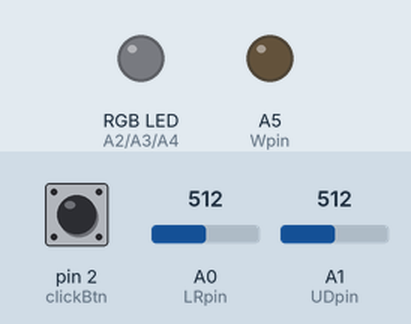
Bench run of a sketch on a simulated Arduino Uno, built with avr-gcc and run on an emulated ATmega328P. On the bench: an RGB LED mixed from three pins (HIGH = lit), output pins drawn as LEDs (lit = HIGH). The inputs (shaded band) are chosen by the test bench; at power-on: pin 2 (clickBtn) HIGH, A0 (LRpin) = 512, A1 (UDpin) = 512. Dim RGB values are drawn brighter than linear.

Above: at 1.2 s.
1.3 s: pin 2 (clickBtn) pulled LOW for 0.15 s
At 1.47 s:
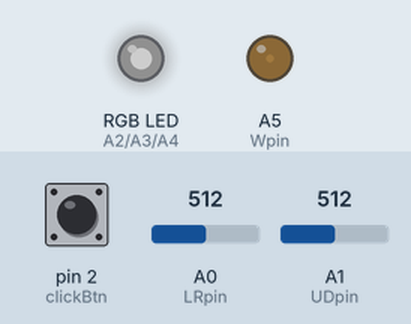
3.0 s: A0 (LRpin) set to 754
4.5 s: A0 (LRpin) set to 780
At 5.4 s:
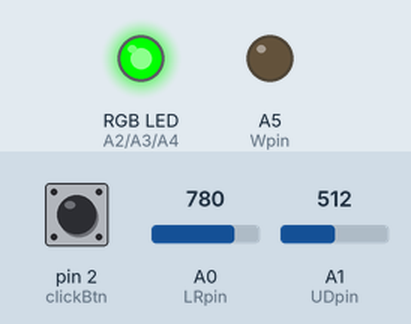
6.0 s: A1 (UDpin) set to 761
7.5 s: A1 (UDpin) set to 775
At 8.7 s:
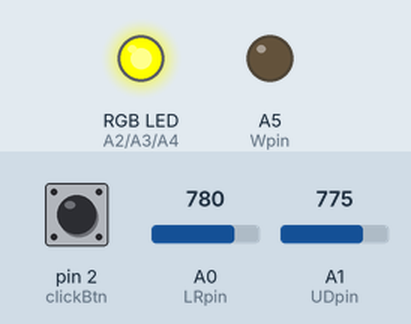
9.0 s: pin 2 (clickBtn) pulled LOW for 1 s
At 9.8 s:
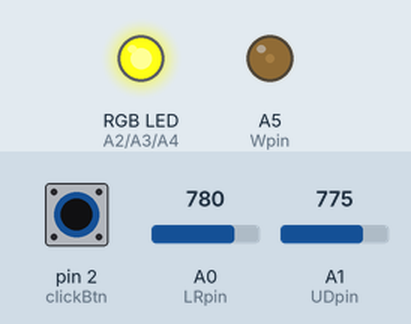
Timing chart, 0 to 12.0 s (numbered marks = the images above; inputs shaded):
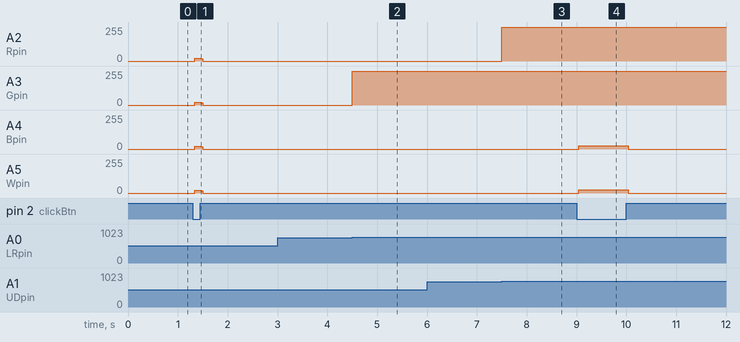

Measured:
- the behaviour switches between 768 and 769 on A0 (LRpin) (found by bisection; images 1 and 2)
- the behaviour switches between 768 and 769 on A1 (UDpin) (found by bisection; images 2 and 3)
- after the input at 1.3 s, A2 (Rpin), A3 (Gpin), A4 (Bpin), A5 (Wpin): 0/255 → 22/255 at once, → 0/255 0.12 s later
- after the input at 3.0 s, every drawn part: stays the same
- after the input at 4.5 s, A3 (Gpin): 0/255 → 255/255 at once
- after the input at 6.0 s, every drawn part: stays the same
- after the input at 7.5 s, A2 (Rpin): 0/255 → 255/255 at once
- after the input at 9.0 s, A4 (Bpin): 0/255 → 23/255 at once, → 0/255 1.0 s later; A5 (Wpin): 0/255 → 24/255 at once, → 0/255 1.0 s later

The sketch:

Joystick.ino
```cpp
const int LRpin = A0;
const int UDpin = A1;

const int clickBtn = 2;
const int Rpin = A2;
const int Gpin = A3;
const int Bpin = A4;
const int Wpin = A5;

// variables for analog readings
int LR;
int UD;
int LR_neutral;
int UD_neutral;

//led bright values via joystick potentiometer
int B, R, G, W;

void setup() {
  // put your setup code here, to run once :
  // Initialize serial communication;
  pinMode(clickBtn, INPUT_PULLUP);
  Serial.begin(9600);
  LR_neutral = analogRead(LRpin);
  UD_neutral = analogRead(UDpin);
}

void loop() {
  // put your main code here, to run repeatedly :
  // read analog pins
  LR = analogRead(LRpin);
  UD = analogRead(UDpin);

  if (UD >= UD_neutral) {
    B = 0;
    R = map(UD, UD_neutral, 1023, 0, 255);
  } else {
    R = 0;
    B = map(UD, UD_neutral, 0, 0, 255);
    // Serial.println(B);
  }

  if (LR >= LR_neutral) {
    W = 0;
    G = map(LR, LR_neutral, 1023, 0, 255);

  } else {
    G = 0;
    W = map(LR, LR_neutral, 0, 0, 255);
  }
  int clickVal = digitalRead(clickBtn);

  if (!clickVal) {
    analogWrite(Rpin, 255);
    analogWrite(Gpin, 255);
    analogWrite(Bpin, 255);
    analogWrite(Wpin, 255);
  }


  analogWrite(Rpin, R);
  analogWrite(Gpin, G);
  analogWrite(Bpin, B);
  analogWrite(Wpin, W);

}
```
